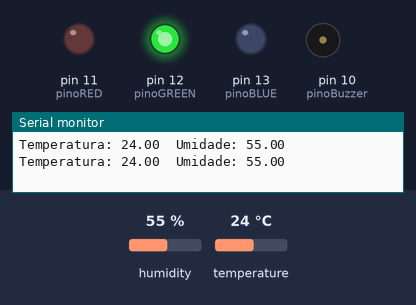
This sketch was run on a simulated Arduino Uno, built with avr-gcc and run on an emulated ATmega328P. Parts: output pins drawn as LEDs (lit = HIGH), buzzer (waves = sounding), the last lines printed to the serial monitor. The test bench sets the inputs (shaded band); at power-on: temperature 24 °C, humidity 55 %.

Above: at 4.8 s.
4.9 s: temperature set to 22 °C
7.9 s: temperature set to 19 °C
At 9.0 s:
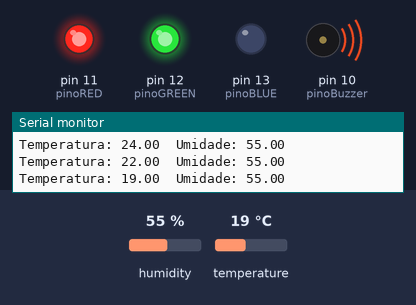
10.9 s: temperature set to 28 °C
At 13.5 s:
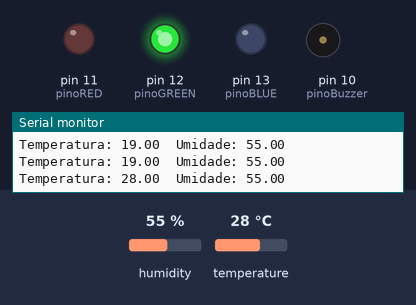
14.6 s: temperature set to 12 °C
At 15.9 s:
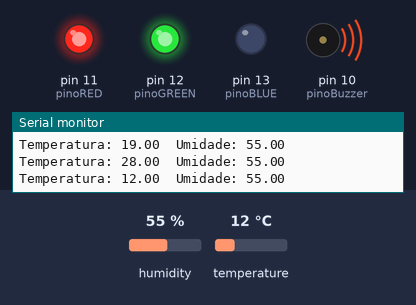
Timing chart, 0 to 17.6 s (numbered marks = the images above; inputs shaded):
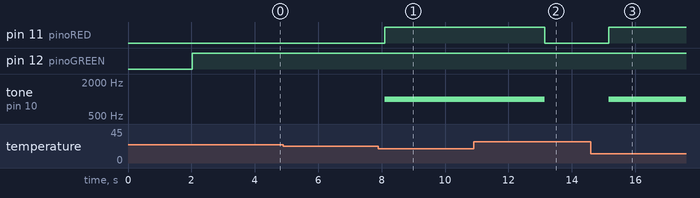

The sketch:

alarme_DHT.ino
```cpp
// Incluindo a biblioteca DHT para comunicação com o sensor DHT
#include "DHT.h"

// Variáveis de conexão
const int pinoDHT = 9;
const int pinoRED = 11;
const int pinoGREEN = 12;
const int pinoBLUE = 13;
const int pinoBuzzer = 10;

// Variáveis globais
float temperatura;
float umidade;

DHT dht(pinoDHT, DHT11);

void setup() {
  Serial.begin(9600);
  dht.begin(); // Inicializa as funções do sensor

  pinMode(pinoRED, OUTPUT);
  pinMode(pinoGREEN, OUTPUT);
  pinMode(pinoBLUE, OUTPUT);
  pinMode(pinoBuzzer, OUTPUT);
}

void loop() {
  delay(2000); // Aguarda 2000ms - 2s, tempo necessário de acordo com a documentação do sensor

  // As leituras do sensor podem chegar à 250ms e o atraso à 2s
  temperatura = dht.readTemperature();
  umidade = dht.readHumidity();
  // Coleta temperatura e umidade do sensor

  // Caso ocorra algum problema acenderá o LED branco
  if (isnan(umidade) || isnan(temperatura)) {
    Serial.println("Erro ao conectar o sensor DHT");
    digitalWrite(pinoRED, HIGH);
    digitalWrite(pinoGREEN, HIGH);
    digitalWrite(pinoBLUE, HIGH);
  }
  else {
    if (temperatura < 30 && temperatura > 20) {
      digitalWrite(pinoRED, LOW);
      digitalWrite(pinoGREEN, HIGH);
      digitalWrite(pinoBLUE, LOW);
      noTone(pinoBuzzer);
    }
    else if (30 < temperatura < 35 || 15 < temperatura < 20 ) {
      digitalWrite(pinoRED, HIGH);
      digitalWrite(pinoGREEN, HIGH);
      digitalWrite(pinoBLUE, LOW);
      tone(pinoBuzzer, 1000);
      delay(500);
    }

    else if (temperatura < 15 || temperatura > 35) {
      digitalWrite(pinoRED, HIGH);
      digitalWrite(pinoGREEN, LOW);
      digitalWrite(pinoBLUE, LOW);
      tone(pinoBuzzer, 2000);
      delay(1000);
    }
    Serial.print("Temperatura: ");
    Serial.print(temperatura);
    Serial.print("\t");
    Serial.print("Umidade: ");
    Serial.println(umidade);
  }
}
```

Measured:
- the behaviour switches between 21 and 20 °C on temperature (found by bisection; images 0 and 1)
- after the input at 7.9 s, pin 11 (pinoRED): LOW → HIGH after 0.20 s; tone on pin 10 (pinoBuzzer): silent → 1000 Hz after 0.20 s
- after the input at 10.9 s, pin 11 (pinoRED): HIGH → LOW after 2.2 s; tone on pin 10 (pinoBuzzer): 1000 Hz → silent after 2.2 s
- after the input at 14.6 s, pin 11 (pinoRED): LOW → HIGH after 0.57 s; tone on pin 10 (pinoBuzzer): silent → 1000 Hz after 0.57 s
